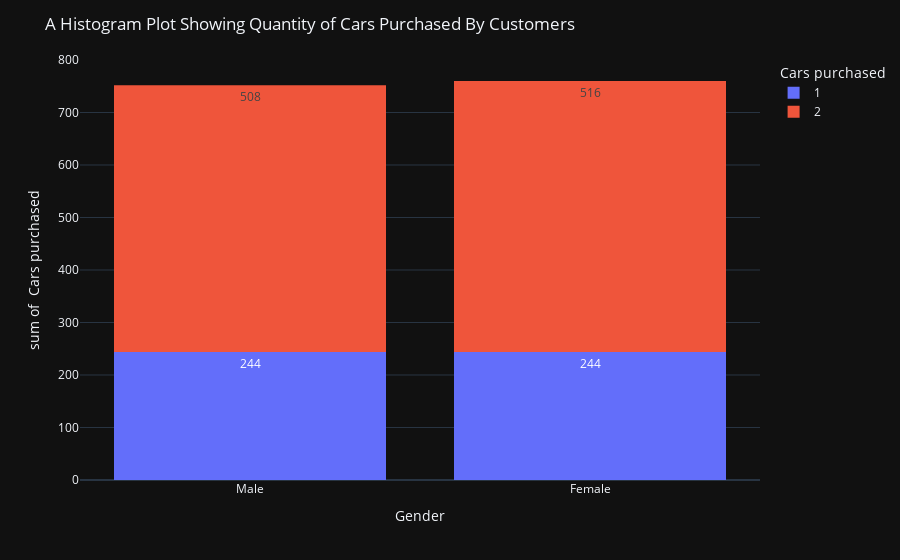

The code cell stored with this chart in its notebook:
### Markdown cell above
```python
Insight: Females bought more cars than the Males.

### Code cell
# a histogram plot 
fig = px.histogram(df, x = "Gender", y = "Quantity", color = "Quantity", labels = {'Quantity':  " Cars purchased"},
             height = 400, template='plotly_dark', text_auto = True)#, barmode = 'group')
fig.update_layout(
    title_text='A Histogram Plot Showing Quantity of Cars Purchased By Customers')
fig.show()

### Figure 1 — Plotly figure (JSON) as saved in the notebook; plotly's stock layout.template omitted (floating-point values rounded to 4 significant figures; data arrays with more than 128 entries replaced by an {"elided": "..."} marker saying what was removed)
{"data": [{"alignmentgroup": "True", "bingroup": "x", "histfunc": "sum", "hovertemplate": " Cars purchased=1<br>Gender=%{x}<br>sum of  Cars purchased=%{y}<extra></extra>", "legendgroup": "1", "marker": {"color": "#636efa", "pattern": {"shape": ""}}, "name": "1", "offsetgroup": "1", "orientation": "v", "showlegend": true, "texttemplate": "%{value}", "type": "histogram", "x": {"elided": "488 str values"}, "xaxis": "x", "y": {"elided": "488 int values"}, "yaxis": "y"}, {"alignmentgroup": "True", "bingroup": "x", "histfunc": "sum", "hovertemplate": " Cars purchased=2<br>Gender=%{x}<br>sum of  Cars purchased=%{y}<extra></extra>", "legendgroup": "2", "marker": {"color": "#EF553B", "pattern": {"shape": ""}}, "name": "2", "offsetgroup": "2", "orientation": "v", "showlegend": true, "texttemplate": "%{value}", "type": "histogram", "x": {"elided": "512 str values"}, "xaxis": "x", "y": {"elided": "512 int values"}, "yaxis": "y"}], "layout": {"autosize": true, "barmode": "relative", "legend": {"title": {"text": " Cars purchased"}, "tracegroupgap": 0}, "margin": {"t": 60}, "title": {"text": "A Histogram Plot Showing Quantity of Cars Purchased By Customers"}, "xaxis": {"anchor": "y", "autorange": true, "domain": [0, 1], "range": [-0.5, 1.5], "title": {"text": "Gender"}, "type": "category"}, "yaxis": {"anchor": "x", "autorange": true, "categoryarray": [2, 1], "categoryorder": "array", "domain": [0, 1], "range": [0, 800], "title": {"text": "sum of  Cars purchased"}, "type": "linear"}}}
